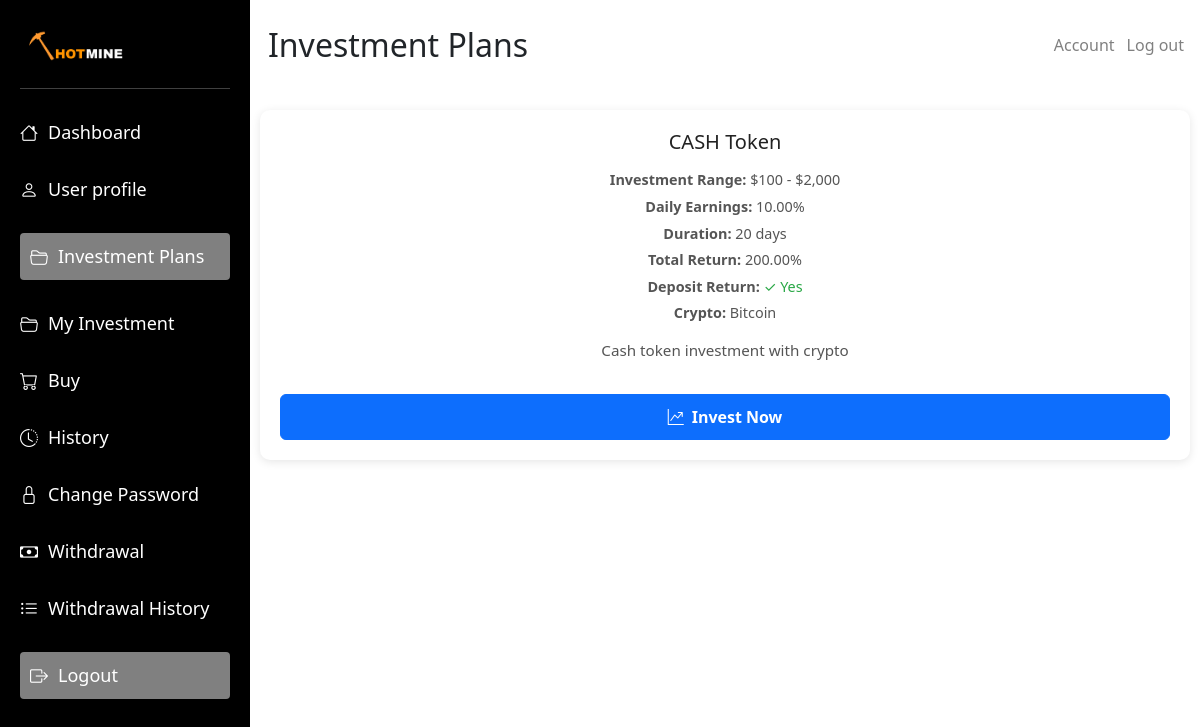
/packages/ (signed in), run on the app's committed database.
### hotmine/models.py (models this page shows, shortened)
class InvestmentPlan(models.Model):
    title = models.CharField(max_length=100, null=True, blank=True)
    description = models.TextField(null=True, blank=True)
    minimum_deposit = models.DecimalField(
        max_digits=12,
        decimal_places=2,
        validators=[MinValueValidator(1)],
        null=True,
        blank=True,
    )
    maximum_deposit = models.DecimalField(
        max_digits=12, decimal_places=2, null=True, blank=True
    )
    daily_earnings_percentage = models.DecimalField(
        max_digits=5,
        decimal_places=2,
        validators=[MinValueValidator(0.01), MaxValueValidator(50.00)],
        help_text="Daily earnings percentage (e.g., 1.80 for 1.8%)",
        null=True,
        blank=True,
    )
    investment_duration_days = models.PositiveIntegerField(
        help_text="Investment duration in days", null=True, blank=True
    )
    deposit_return = models.BooleanField(
        default=True, help_text="Return initial deposit after duration"
    )
    crypto_wallet = models.ForeignKey(
        CryptoWallet,
        on_delete=models.CASCADE,
        help_text="Crypto wallet for this plan",
        null=True,
        blank=True,
    )
    is_active = models.BooleanField(default=True)
    sort_order = models.PositiveIntegerField(
        default=0,
        help_text="Order to display plans (lower numbers first)",
        null=True,
        blank=True,
    )
    created_at = models.DateTimeField(auto_now_add=True)
    updated_at = models.DateTimeField(auto_now=True)
    @property
    def investment_range_display(self):
        if self.minimum_deposit is None:
            return "N/A"
        if self.maximum_deposit is not None:
            return f"${self.minimum_deposit:,.0f} - ${self.maximum_deposit:,.0f}"
        return f"${self.minimum_deposit:,.0f}+"
    @property
    def total_return_percentage(self):
        if (
            self.daily_earnings_percentage is None
            or self.investment_duration_days is None
        ):
            return None
        return self.daily_earnings_percentage * self.investment_duration_days
    class Meta:
        ordering = ["sort_order", "title"]
        verbose_name = "Investment Plan"
        verbose_name_plural = "Investment Plans"

class CryptoWallet(models.Model):
    WALLET_TYPES = [
        ("BTC", "Bitcoin"),
        ("ETH", "Ethereum"),
        ("BNB", "Binance Coin"),
        ("USDT", "Tether (TRC20)"),
        ("LTC", "Litecoin"),
        ("ADA", "Cardano"),
        ("DOT", "Polkadot"),
        ("SOL", "Solana"),
    ]
    wallet_type = models.CharField(
        max_length=10, choices=WALLET_TYPES, unique=True, null=True, blank=True
    )
    wallet_address = models.CharField(max_length=255, null=True, blank=True)
    is_active = models.BooleanField(default=True)
    created_at = models.DateTimeField(auto_now_add=True)
    updated_at = models.DateTimeField(auto_now=True)
    class Meta:
        verbose_name = "Crypto Wallet"
        verbose_name_plural = "Crypto Wallets"

### hotmine/views.py (the view)
# urls.py: path("packages/", views.package_view, name="packages"),
def package_view(request):
    if request.user.is_authenticated:
        investment_plans = InvestmentPlan.objects.filter(is_active=True).order_by(
            "sort_order", "title"
        )
        context = {"investment_plans": investment_plans}
        return render(request, "hotmine/investmentplans.html", context)
    else:
        return redirect("login")

### hotmine/templates/hotmine/investmentplans.html (shortened to what this page needs)
{% load static %}
<!DOCTYPE html>
<html lang="en">
<head>
    <link rel="stylesheet" href="{% static 'hotmine/dashboard.css' %}" />
    <link rel="stylesheet" href="{% static 'hotmine/bootstrap-icons/bootstrap-icons.css'%}">
    <link rel="stylesheet" href="{% static 'hotmine/bootstrap.css' %}">
</head>
<body>
    <div class="container-fluid">
        <div class="sidebar" id="sidebar">
            <img class="logo" src="{% static 'hotmine/images/miney.jpg' %}" alt="Hotmine Logo">
            <hr>
            <ul class="nav-links">
                <li><a href="/dashboard"><i class="bi bi-house"></i> Dashboard</a></li>
                <li><a href="/profile"><i class="bi bi-person"></i> User profile</a></li>
                <li class="active"><a href="/packages"><i class="bi bi-folder2-open"></i> Investment Plans</a></li>
                <li><a href="/my-investments"><i class="bi bi-folder2-open"></i> My Investment</a></li>
                <li><a href="/buy"><i class="bi bi-cart"></i> Buy</a></li>
                <li> <a href="/history"><i class="bi bi-clock-history"></i> History</a></li>
                <li><a href="/updatepassword"><i class="bi bi-lock"></i> Change Password</a></li>
                <li><a href="/withdraw"><i class="bi bi-cash"></i> Withdrawal</a></li>
                <li><a href="/withdrawal-history"><i class="bi bi-list-ul"></i> Withdrawal History</a>
                </li>
                <li class="active"><a href="/logout"><i class="bi bi-box-arrow-right"></i> Logout</a></li>
            </ul>
        </div>
        <div class="tradingview-widget-container" id="mainContent">
            <div class="navbar d-flex justify-content-between align-items-center">
                <div class="d-flex align-items-center">
                    <h2 class="m-2">Investment Plans</h2>
                </div>
                <div class="d-flex align-items-center dashaccount">
                    <span class="dashaccount"><a href="/profile">Account</a></span>
                    <span class="dashaccount"><a href="/logout">Log out</a></span>
                </div>
            </div>
            {% if investment_plans %}
            {% for plan in investment_plans %}
            {% if forloop.counter0|divisibleby:3 %}
            <div class="gridcontainer">
                {% endif %}
                <div class="grid-item">
                    <div class="plan-header d-flex justify-content-center">
                        <h2>{{ plan.title }}</h2>
                    </div>
                    <div class="plan-details">
                        <p><strong>Investment Range:</strong> {{ plan.investment_range_display }}</p>
                        <p><strong>Daily Earnings:</strong> {{ plan.daily_earnings_percentage }}%</p>
                        <p><strong>Duration:</strong> {{ plan.investment_duration_days }} days</p>
                        <p><strong>Total Return:</strong> {{ plan.total_return_percentage }}%</p>
                        {% if plan.deposit_return %}
                        <p><strong>Deposit Return:</strong> <span class="text-success">✓ Yes</span></p>
                        {% else %}
                        <p><strong>Deposit Return:</strong> <span class="text-danger">✗ No</span></p>
                        {% endif %}
                        <p><strong>Crypto:</strong> {{ plan.crypto_wallet.get_wallet_type_display }}</p>
                    </div>
                    <div class="plan-description">
                        <p>{{ plan.description|truncatewords:15 }}</p>
                    </div>
                    <div class="plan-footer">
                        <a href="/invest/?plan_id={{ plan.id }}" class="btn btn-primary invest-btn">
                            <i class="bi bi-graph-up-arrow"></i> Invest Now
                        </a>
                    </div>
                </div>
                {% if forloop.counter|divisibleby:3 or forloop.last %}
            </div>
            {% endif %}
            {% endfor %}
            {% endif %}
        </div>
    </div>
</body>
</html>

### hotmine/static/hotmine/dashboard.css (style rules this page uses)
* { -ms-overflow-style: none; scrollbar-width: none; }
body { margin: 0; font-family: 'Segoe UI', sans-serif; -ms-overflow-style: none; scrollbar-width: none; }
.container-fluid { display: flex; height: auto; width: 100%; padding: 0 !important; overflow-x: auto; overflow-y: hidden; -ms-overflow-style: none; scrollbar-width: none; }
.sidebar { width: 250px; background-color: #000; color: #fff; padding: 20px; box-sizing: border-box; position: fixed; height: 100%; overflow-y: scroll; left: 0; top: 0; transition: transform 0.3s ease; z-index: 1000; }
.logo { width: 200px !important; }
.nav-links { list-style: none; padding: 0; }
.nav-links li { margin: 30px 0; }
.nav-links a { text-decoration: none; color: white; font-size: 18px; display: flex; align-items: center; transition: color 0.3s ease; }
.nav-links i { margin-right: 10px; transition: transform 0.3s ease, color 0.3s ease; }
.tradingview-widget-container { flex: 1; margin-left: 250px; transition: margin-left 0.3s ease; padding: 10px; }
.active { background: gray; color: white; padding: 10px; border-radius: 4px; }
.navbar { position: sticky !important; top: 0px; z-index: 100; background: white; width: 100%; }
.navbar a { text-decoration: none; color: gray; margin: 6px; }
.dashaccount { display: flex !important; }
.gridcontainer { display: grid; grid-template-columns: repeat(auto-fit, minmax(280px, 1fr)); gap: 20px; margin: 30px 0; }
.grid-item { background: #ffffff; border-radius: 10px; padding: 20px; box-shadow: 0 4px 12px rgba(0,0,0,0.08); transition: transform 0.2s ease, box-shadow 0.2s ease; text-align: center; }
.grid-item h1, .grid-item h2 { font-size: 1.4rem; margin-bottom: 10px; color: #222; }
.grid-item p { font-size: 0.95rem; color: #555; margin-bottom: 15px; }

### hotmine/templates/hotmine/investmentplans.html (style rules this page uses)
.plan-header { display: flex; justify-content: space-between; align-items: flex-start; margin-bottom: 15px; }
.plan-header h2 { margin: 0; font-size: 1.25rem; line-height: 1.2; }
.plan-details { margin-bottom: 15px; }
.plan-details p { margin: 5px 0; font-size: 0.9rem; }
.plan-description { margin-bottom: 15px; min-height: 40px; }
.plan-footer { display: flex; flex-direction: column; gap: 10px; }
.invest-btn { width: 100%; padding: 10px; font-weight: bold; text-decoration: none; display: inline-flex; align-items: center; justify-content: center; gap: 8px; }
.text-success { color: #28a745 !important; }
.grid-item { background: #fff; border-radius: 10px; padding: 20px; box-shadow: 0 2px 10px rgba(0, 0, 0, 0.1); transition: transform 0.2s, box-shadow 0.2s; }

### data on the page
InvestmentPlan: title "CASH Token", investment_range_display "$100 - $2,000", daily_earnings_percentage "10.00", investment_duration_days "20", total_return_percentage "200.00", shows "Deposit Return:", deposit_return "✓ Yes", crypto_wallet.wallet_type "Bitcoin", description "Cash token investment with crypto"
